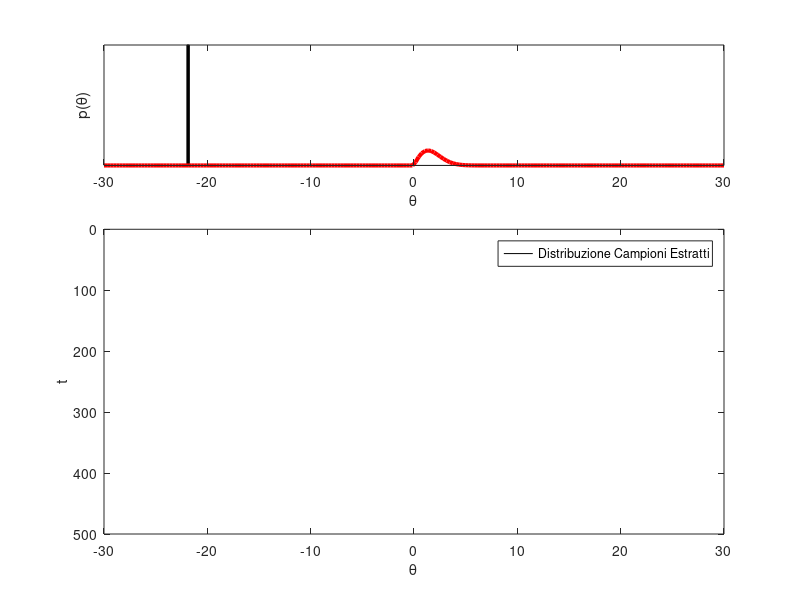
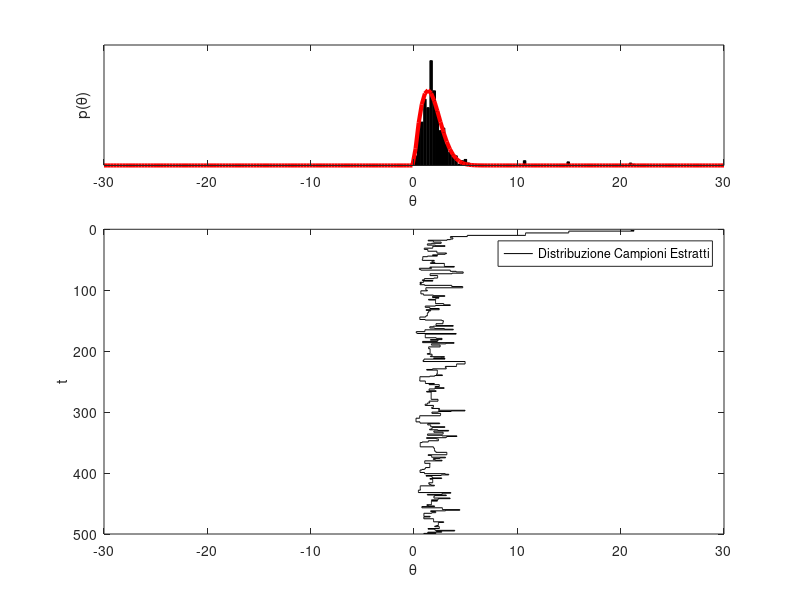
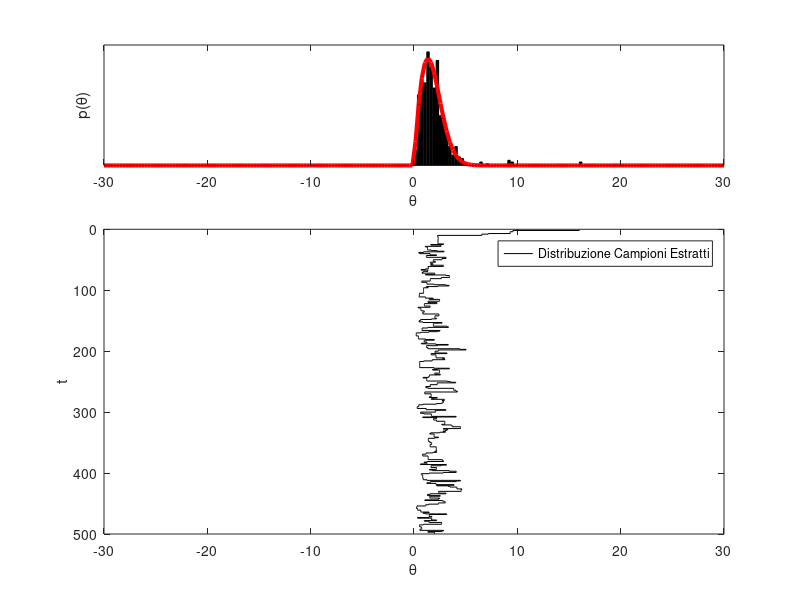
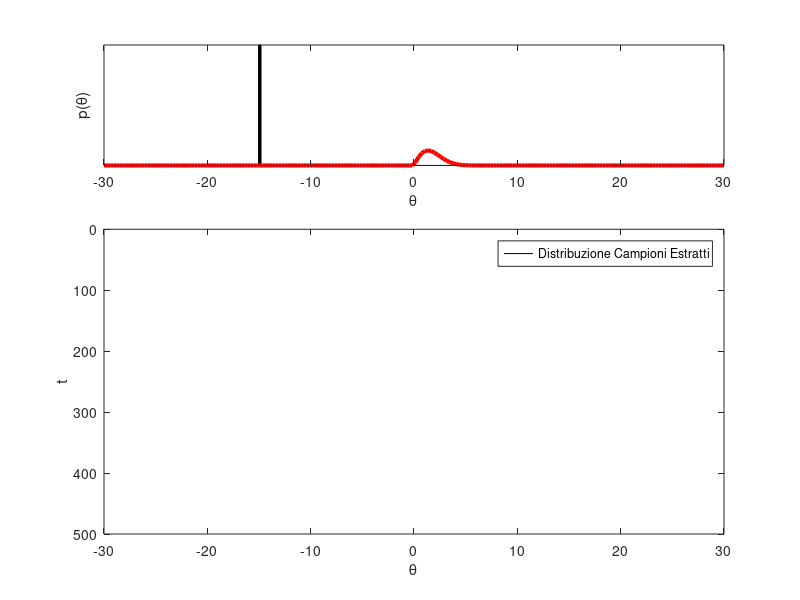

Write the MATLAB code that produced these figures, in order.
%% Chapter 2. Exercise 1
%  Use Metropolis-Hastings procedure to sample from WEIBULL DENSITY,
%  distribuzione parametrica W(theta|a,b)
%
% Utilizzo come PROPOSAL:  
%                  t       t-1                      t
%           Q(theta | theta   ) = Gamma(theta| theta * Tau , 1/Tau) 
%
%  Utilizzo starting point differenti per vedere come Campiona la
%  procedura
%
%% Initialize the Metropolis sampler
T= 500; % Set the maximum number of iterations
sigma = 3; % Set standard deviation of normal proposal density
 
thetamin = -30; 
thetamax = 30; % define a range for starting values

%Genero K processi di Campionamento
K=4;
theta = zeros( K , T); % Init storage space for our samples
seed=1; rand( 'state' , seed ); randn('state',seed ); % set the random seed
%Genero il punto Iniziale
theta(:,1) = round(unifrnd( thetamin , thetamax,K,1)); % Generate start value


%% Start sampling
%parametro della gamma
tau=1;
%Parametri della weibull distribution
a=2;
b=1.9;
t = 1;
Acceptance=zeros(1,K);
while t < T % Iterate until we have T samples
    t = t + 1;
    
    % Propose a new value for theta using a GAMMA PROPOSAL DENSITY
    thetastar = gamrnd( theta(:,t-1)*tau ,ones(K,1)./tau);
    
    %Calcolo i fattori ce caratterizzano la ACCCEPTANCE PROBABILITY
    alpha1=gampdf(theta(:,t-1),thetastar*tau ,1/tau)./gampdf(thetastar,theta(:,t-1)*tau ,1/tau);
    alpha0=wblpdf(thetastar,a,b)./wblpdf(theta(:,t-1),a,b);
    
    % Calculate the ACCEPTANCE RATIO
    alpha = min( [ ones(K,1)  alpha0.*alpha1].' );
                                
                            
    % Draw a UNIFORM DEVIATE from [ 0 1 ]
    u = rand(1,K);
    
    for i=1:K
        % Do we accept this proposal?
        if u(i) < alpha(i)
            theta(i,t) = thetastar(i); % If so, proposal becomes new state
            Acceptance(i)=Acceptance(i)+1;
        else
            theta(i,t) = theta(i,t-1); % If not, copy old state
        end
    end
end
%Tasso di Acceptance
Acceptance=Acceptance/T;

nbins = 200;
thetabins = linspace( thetamin , thetamax , nbins );
%% Display histogram of our samples
for i=1:K
    
    figure( i ); clf;
    subplot( 3,1,1 );


    counts = hist( theta(i,:) , thetabins );
    bar( thetabins , counts/sum(counts) , 'k' );
    xlim( [ thetamin thetamax ] );
    xlabel( '\theta' ); ylabel( 'p(\theta)' );

    %% Overlay the theoretical density
    y = wblpdf( thetabins,a,b );
    hold on;
    plot( thetabins , y/sum(y) , 'r-' , 'LineWidth' , 3 );
    set( gca , 'YTick' , [] );

    %% Display history of our samples
    subplot( 3,1,2:3 );
    stairs( theta(i,:) , 1:T , 'k-' );
    ylabel( 't' ); xlabel( '\theta' );
    xlim( [ thetamin thetamax ] );
    set( gca , 'YDir' , 'reverse' );
    legend('Distribuzione Campioni Estratti','Distr. Campionata')

end

%Sovrappongo tutte i processi di Campionamento
T=1:T;
T=repmat(T',1,K);
figure(K+1);clf
plot( theta.' , T , '-');
ylabel( 't' ); xlabel( '\theta' );
set( gca , 'YDir' , 'reverse' );
legend(['Sampling t_0=' num2str(theta(1,1))],...
       ['Sampling t_1=' num2str(theta(2,1))],...
       ['Sampling t_2=' num2str(theta(3,1))],...
       ['Sampling t_3=' num2str(theta(4,1))]);

